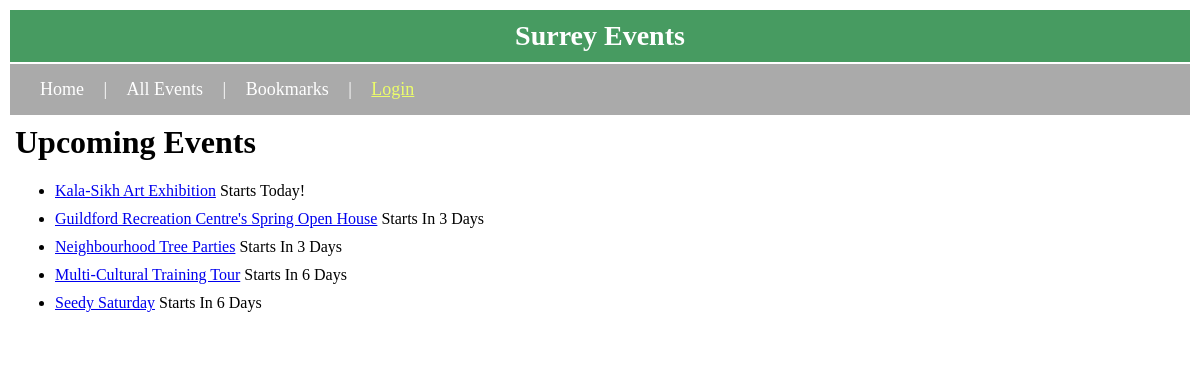
The page / on the database its author committed.
### tables this page shows
CREATE TABLE `events` (
  `event_id` int(11) NOT NULL,
  `event_title` varchar(255) NOT NULL,
  `category_id` int(11) DEFAULT NULL,
  `address` varchar(255) DEFAULT NULL,
  `town_id` int(11) NOT NULL DEFAULT '0',
  `description` varchar(256) DEFAULT NULL,
  `start_date` datetime NOT NULL DEFAULT CURRENT_TIMESTAMP,
  `end_date` datetime NOT NULL DEFAULT CURRENT_TIMESTAMP,
  `img_url` varchar(256) DEFAULT NULL,
  `website_url` varchar(256) DEFAULT NULL
);

### includes/db_connection.php (called while the page is built, shortened)
<?php
function create_db() {
    $db = mysqli_connect(DB_SERVER, DB_USERNAME, DB_PASSWORD, DB_TABLES);
    return $db;
}
function db_select($query) {
    $db = create_db();
    $result = mysqli_query($db, $query);
    return $result;
}
?>

### index.php (the view, shortened to what this page needs)
<?php
require_once("includes/db_connection.php");
$query = "SELECT event_id, event_title, start_date, DATEDIFF(start_date, CURDATE()) AS days_left FROM events WHERE start_date >= CURDATE() ORDER BY start_date LIMIT 5";
$result = db_select($query);
?>
<html>
    <head>
        <link rel="stylesheet" type="text/css" href="css/style.css">
    </head>
    <body>
        <?php
        require('includes/header.php');
        ?>
        <table>
            <tr class="main-content">
                <td>
                    <h1>Upcoming Events</h1>
                    <ul>
                        <?php
                        while ($r = mysqli_fetch_assoc($result)) {
                            $days_left = $r['days_left'];
                            $daysleftdisplay = 'Starts ';
                            if ($days_left > 0) {
                                $daysleftdisplay .= 'In ' . $days_left . " Days";
                            } else {
                                $daysleftdisplay .= 'Today!';
                            }
                            echo '<li><a href=eventdetails.php?event_id=' . $r["event_id"] . '>' . $r["event_title"] . '</a> ' . $daysleftdisplay . '</li>';
                        }
                        ?>
                    </ul>
                </td>
            </tr>
        </table>
    </body>
</html>

### includes/header.php
<table style="width:100%;">
    <tr class="main-title">
        <th>Surrey Events</th>
    </tr>
    <tr>
        <td class="nav-bar">
            <a href="index.php">Home</a> |
            <a href="showevents.php">All Events</a> |
            <a href="bookmarks.php">Bookmarks</a> |
            <?php
            if (isset($_SESSION['valid_user']) && isset($_SESSION['valid_username'])) {
                $signed_in_user = $_SESSION['valid_username'];
                echo '<a class="logout" href="logout.php">Welcome, ' . $signed_in_user . ' (Logout)</a>';
            } else {
                echo '<a class="login" href="login.php">Login</a>';
            }
            ?>
        </td>
    </tr>
</table>

### css/style.css (style rules this page uses)
.main-title { background-color: #479b61; }
.main-title th { font-size: 28px; color: white; text-align: center; padding: 10px; }
.nav-bar { font-size: 18px; background-color: #aaaaaa; color: white; padding: 15px; }
.nav-bar a { padding: 15px; color: white; text-decoration: none; }
a.login { color: #ecfd6a; text-decoration: underline; }
.main-content { background-color: white; }
.main-content td { padding: 5px; }
.main-content li { padding-bottom: 10px; }

### rows shown on the page
events: event_title "Kala-Sikh Art Exhibition", daysleftdisplay "Starts Today!"
events: event_title "Guildford Recreation Centre's Spring Open House", daysleftdisplay "Starts In 3 Days"
events: event_title "Neighbourhood Tree Parties", daysleftdisplay "Starts In 3 Days"
events: event_title "Multi-Cultural Training Tour", daysleftdisplay "Starts In 6 Days"
events: event_title "Seedy Saturday", daysleftdisplay "Starts In 6 Days"
